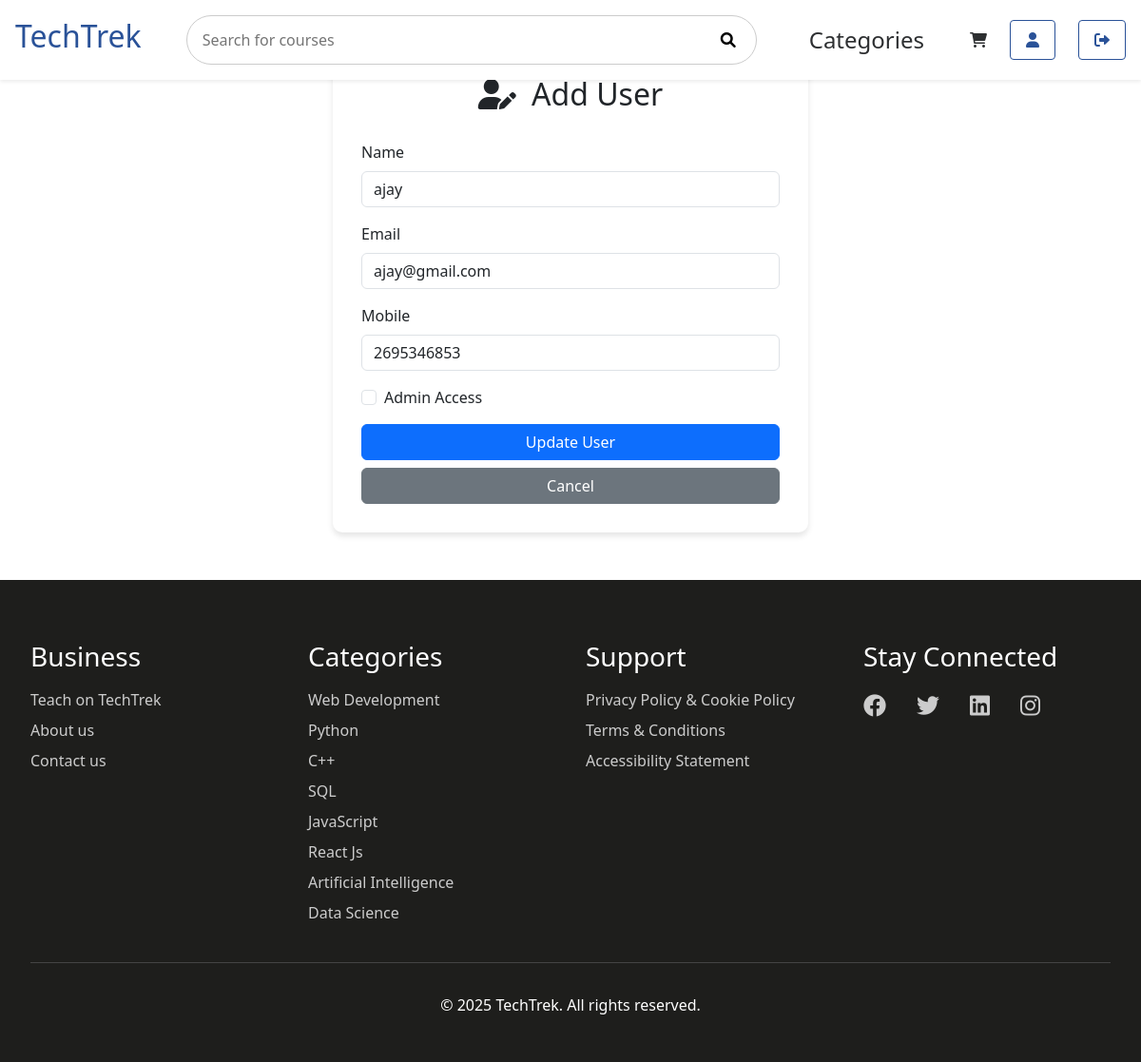
The app's page /admin/user/edit/2 (signed in) with its own data.
### app.py (models this page shows)
class User(db.Model, UserMixin):
    __tablename__ = 'users'
    id = db.Column(db.Integer, primary_key=True)
    name = db.Column(db.String(100), nullable=False)
    email = db.Column(db.String(100), unique=True, nullable=False)
    mobile = db.Column(db.String(15), nullable=False)
    password = db.Column(db.String(200), nullable=False)
    profile_picture = db.Column(db.String(100), nullable=True)
    is_admin = db.Column(db.Boolean, default=False)

### app.py (the view, shortened to what this page needs)
@app.route('/admin/user/edit/<int:user_id>', methods=['GET', 'POST'])
@login_required
def edit_user(user_id):
    if not current_user.is_admin:
        flash("❌ Access Denied. Admin privileges required.", "danger")
        return redirect(url_for('index'))
    user = User.query.get_or_404(user_id)
    form = UserManagementForm(obj=user)
    return render_template('admin_user_form.html', form=form, user=user)

### app.py
class UserManagementForm(FlaskForm):
    name = StringField('Name', validators=[DataRequired(), Length(min=2, max=100)])
    email = StringField('Email', validators=[DataRequired(), Email()])
    mobile = StringField('Mobile', validators=[DataRequired(), Length(min=10, max=15)])
    is_admin = BooleanField('Admin Access')
    submit = SubmitField('Update User')

### app.py (called while the page is built)
@login_manager.user_loader
def load_user(user_id):
    return User.query.get(int(user_id))

### templates/admin_user_form.html (shortened to what this page needs)
<!DOCTYPE html>
<html lang="en">
<head>
    <link rel="stylesheet" href="https://cdn.jsdelivr.net/npm/bootstrap@5.3.0/dist/css/bootstrap.min.css">
    <link rel="stylesheet" href="https://cdnjs.cloudflare.com/ajax/libs/font-awesome/6.0.0/css/all.min.css">
</head>
<body>
    {% extends 'base.html' %}
    {% block main_block %}
    <div class="container">
        <div class="user-form-container">
            <div class="form-header">
                <h2>
                    <i class="fas fa-user-edit me-2"></i>
                    {% if mode == 'edit' %}Edit User{% else %}Add User{% endif %}
                </h2>
            </div>
            <form method="POST">
                <div class="mb-3">
                    {{ form.name.label(class="form-label") }}
                    {{ form.name(class="form-control", placeholder="Enter full name") }}
                </div>
                <div class="mb-3">
                    {{ form.email.label(class="form-label") }}
                    {{ form.email(class="form-control", placeholder="Enter email address") }}
                </div>
                <div class="mb-3">
                    {{ form.mobile.label(class="form-label") }}
                    {{ form.mobile(class="form-control", placeholder="Enter mobile number") }}
                </div>
                <div class="mb-3 form-check">
                    {{ form.is_admin(class="form-check-input") }}
                    {{ form.is_admin.label(class="form-check-label") }}
                </div>
                <div class="d-grid gap-2">
                    {{ form.submit(class="btn btn-primary") }}
                    <a href="{{ url_for('admin_users') }}" class="btn btn-secondary">Cancel</a>
                </div>
            </form>
        </div>
    </div>
    {% endblock %}

### static/css/base.css (style rules this page uses)
:root { --primary-color: #2a5298; --secondary-color: #1e1e1c; --accent-color: #f5f5f5; --text-color: #2d2f31; --white: #ffffff; }
.btn-primary { background-color: var(--primary-color); border-color: var(--primary-color); }

### templates/admin_user_form.html (style rules this page uses)
body { background-color: #f4f6f9; }
.user-form-container { max-width: 500px; margin: 50px auto; background-color: white; padding: 30px; border-radius: 10px; box-shadow: 0 4px 6px rgba(0,0,0,0.1); }
.form-header { margin-bottom: 30px; text-align: center; }

### records on screen
User: name "ajay", email "ajay@gmail.com", mobile "2695346853"
